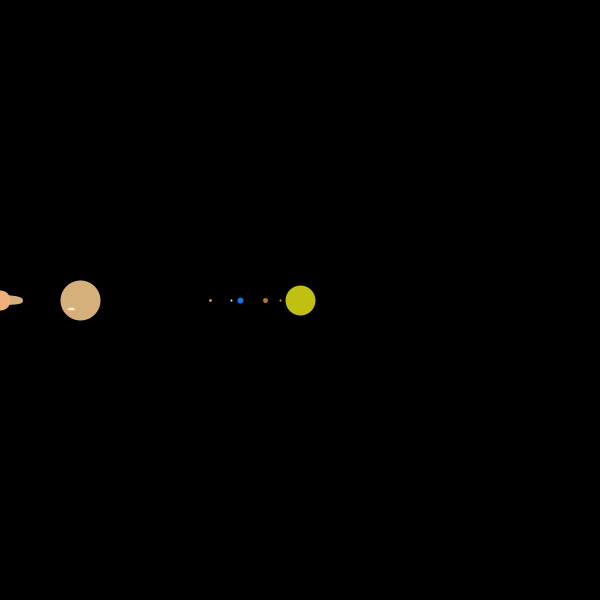
Frame 1 (no input)
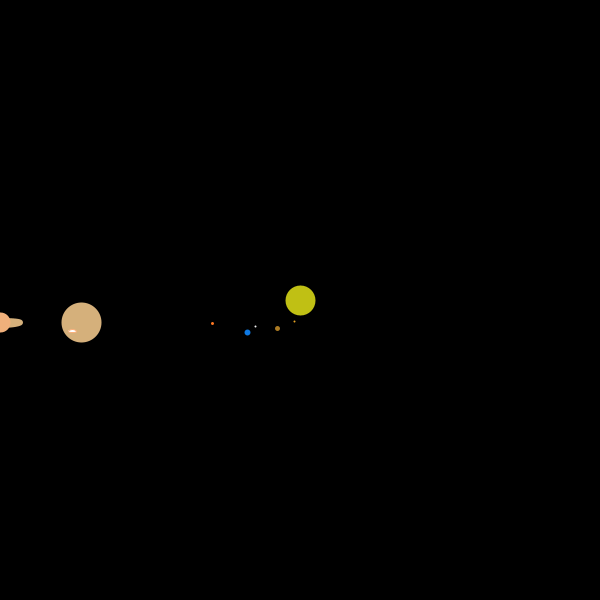
Frame 60 (the mouse pressed at the canvas centre just before this capture)
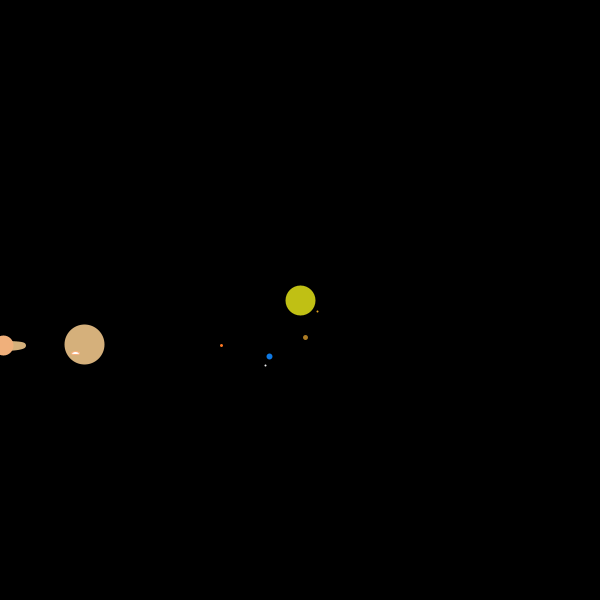
Frame 120 (the mouse held since frame 60 and released just before this capture)

The Processing sketch that drew these frames (run headless with seeded random() and noise(); from frame 60 on, the mouse is pressed at the canvas centre):

// Processing sketch: processing_38785
// ── processing_38785.pde

/* Title        : Planets
   Synopsis     : Small Planet demo, with limited elliptical orbits
   Author       : Michael Hawthorne
   Version      : 0.1
   ChangeLog    : 
*/
int xpoint = 300;
int ypoint = 300;

float ALPHA = 0.5;
float Angle = 3.14159;
float angle;
float newAngle = 0;
int Iter = 0;
float x,y;

void setup()
{
  size(600,600);
  background(0,0,0);
  smooth();
  
}


void draw()
{
  background(0);
  strokeWeight(30);
  stroke(192,192,20);
  point(xpoint, ypoint);
  
  //mercury
  newAngle = PI - ((Iter / 0.2)/ 114.591);
  float angle = ALPHA * newAngle + (1-ALPHA) * Angle;
  x = xpoint + 20 * cos(angle);
  y = ypoint + 22 * sin(angle);
  strokeWeight(2);
  stroke(233,164,35);
  point(x,y);
  
  //Venus
  newAngle = PI - ((Iter / 0.3) / 114.591);
  angle = ALPHA * newAngle + (1-ALPHA) * Angle;
  x = xpoint + 35 * cos(angle);
  y = ypoint + 38 * sin(angle);
  strokeWeight(5);
  stroke(172,123,35);
  point(x,y);
  
  //Earth
  newAngle = PI - ((Iter / 0.5) / 114.591);
  angle = ALPHA * newAngle + (1-ALPHA) * Angle;
  x = xpoint + 60 * cos(angle);
  y = ypoint + 65 * sin(angle);
  strokeWeight(6);
  stroke(14,121,228);
  point(x,y);
  
  //Moon
  newAngle = PI - ((Iter / 0.07) / 114.591);
  angle = ALPHA * newAngle + (1-ALPHA) * Angle;
  float v = x + 9 * cos(angle);
  float z = y + 10 * sin(angle); 
  strokeWeight(2);
  stroke(240,240,240);
  point(v ,z);
  
  
  //mars
  newAngle = PI - ((Iter / 1.0) / 114.591);
  angle = ALPHA * newAngle + (1-ALPHA) * Angle;
  x = xpoint + 90 * cos(angle);
  y = ypoint + 92 * sin(angle);
  strokeWeight(3);
  stroke(255,120,35);
  point(x,y);
  
  //Jupiter
  newAngle = PI - ((Iter / 2.5) / 114.591);
  angle = ALPHA * newAngle + (1-ALPHA) * Angle;
  x = xpoint + 220 * cos(angle);
  y = ypoint + 215 * sin(angle);
  strokeWeight(40);
  stroke(213,176,123);
  point(x,y);
  stroke(250,176,123);
  strokeWeight(1);
  ellipse(x-9,y+9, 8,3);
  
  //Saturn
  newAngle = PI - ((Iter / 3.6) / 114.591);
  angle = ALPHA * newAngle + (1-ALPHA) * Angle;
  x = xpoint + 300 * cos(angle);
  y = ypoint + 320 * sin(angle);
  
  strokeWeight(5);
  stroke(213,176,123);
  ellipse(x,y,40,5);
  strokeWeight(20);
  stroke(240,176,123);
  point(x,y);
  
  
  Iter++;
  
  
  
  
  
}
                
                
